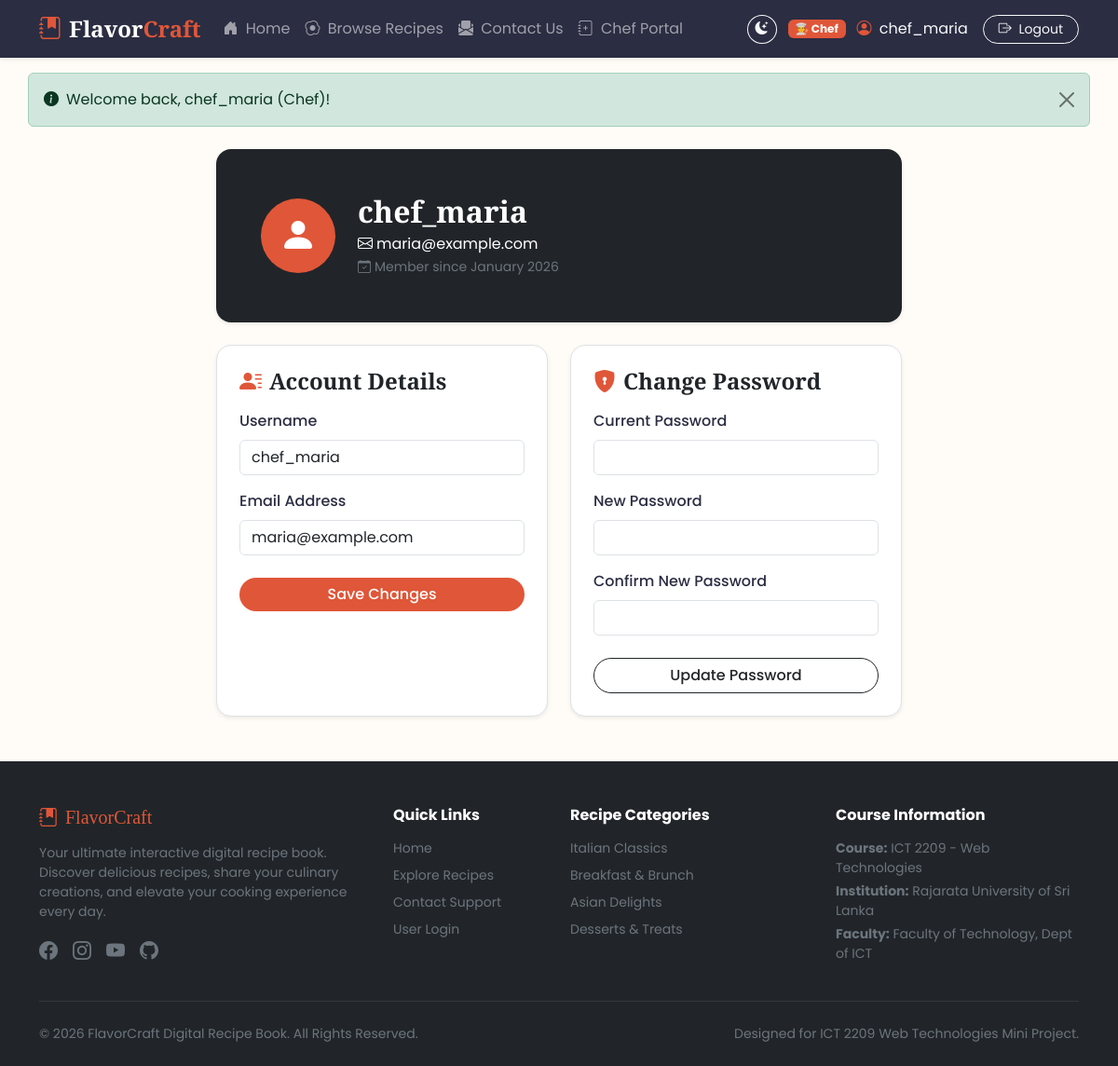
The page /auth/profile.php (signed in) on the database its author committed.
### tables this page shows
CREATE TABLE `users` (
  `id` INT(11) NOT NULL AUTO_INCREMENT,
  `username` VARCHAR(50) NOT NULL UNIQUE,
  `email` VARCHAR(100) NOT NULL UNIQUE,
  `password` VARCHAR(255) NOT NULL,
  `role` ENUM('Chef', 'Customer') NOT NULL DEFAULT 'Customer',
  `created_at` DATETIME DEFAULT CURRENT_TIMESTAMP,
  PRIMARY KEY (`id`)
);

### auth/profile.php (the view, shortened to what this page needs)
<?php
require_once __DIR__ . '/../includes/db.php';
require_once __DIR__ . '/../includes/functions.php';
$user_data = current_user();
$stmt = $pdo->prepare("SELECT * FROM users WHERE id = :id");
$stmt->execute([':id' => $user_data['id']]);
$user = $stmt->fetch();
$errors = [];
require_once __DIR__ . '/../includes/header.php';
?>
<div class="container mt-4 mb-5">
    <div class="row justify-content-center">
        <div class="col-lg-8">
            <div class="bg-dark text-white p-4 p-md-5 rounded-4 shadow-sm mb-4 d-flex align-items-center gap-4">
                <div class="bg-accent rounded-circle p-3 fs-1 text-white d-flex align-items-center justify-content-center" style="width: 80px; height: 80px;">
                    <i class="bi bi-person-fill"></i>
                </div>
                <div>
                    <h2 class="font-heading fw-bold mb-1"><?php echo sanitize($user['username']); ?></h2>
                    <p class="text-light-50 mb-0"><i class="bi bi-envelope me-1"></i><?php echo sanitize($user['email']); ?></p>
                    <small class="text-secondary"><i class="bi bi-calendar-check me-1"></i>Member since <?php echo date('F Y', strtotime($user['created_at'])); ?></small>
                </div>
            </div>
            <div class="row g-4">
                <div class="col-md-6">
                    <div class="bg-white p-4 rounded-4 shadow-sm border h-100">
                        <h4 class="font-heading fw-bold text-dark mb-3"><i class="bi bi-person-lines-fill text-accent me-2"></i>Account Details</h4>
                        <form action="profile.php" method="POST">
                            <div class="mb-3">
                                <label for="username" class="form-label fw-medium">Username</label>
                                <input type="text" class="form-control <?php echo isset($errors['username']) ? 'is-invalid-custom' : ''; ?>" id="username" name="username" value="<?php echo sanitize($_POST['username'] ?? $user['username']); ?>" required>
                            </div>
                            <div class="mb-4">
                                <label for="email" class="form-label fw-medium">Email Address</label>
                                <input type="email" class="form-control <?php echo isset($errors['email']) ? 'is-invalid-custom' : ''; ?>" id="email" name="email" value="<?php echo sanitize($_POST['email'] ?? $user['email']); ?>" required>
                            </div>
                            <button type="submit" class="btn btn-accent rounded-pill w-100 fw-medium">Save Changes</button>
                        </form>
                    </div>
                </div>
                <div class="col-md-6">
                    <div class="bg-white p-4 rounded-4 shadow-sm border h-100">
                        <h4 class="font-heading fw-bold text-dark mb-3"><i class="bi bi-shield-lock-fill text-accent me-2"></i>Change Password</h4>
                        <form action="profile.php" method="POST">
                            <div class="mb-3">
                                <label for="current_password" class="form-label fw-medium">Current Password</label>
                                <input type="password" class="form-control <?php echo isset($errors['current_password']) ? 'is-invalid-custom' : ''; ?>" id="current_password" name="current_password" required>
                            </div>
                            <div class="mb-3">
                                <label for="new_password" class="form-label fw-medium">New Password</label>
                                <input type="password" class="form-control <?php echo isset($errors['new_password']) ? 'is-invalid-custom' : ''; ?>" id="new_password" name="new_password" required>
                            </div>
                            <div class="mb-4">
                                <label for="confirm_password" class="form-label fw-medium">Confirm New Password</label>
                                <input type="password" class="form-control <?php echo isset($errors['confirm_password']) ? 'is-invalid-custom' : ''; ?>" id="confirm_password" name="confirm_password" required>
                            </div>
                            <button type="submit" class="btn btn-outline-dark rounded-pill w-100 fw-medium">Update Password</button>
                        </form>
                    </div>
                </div>
            </div>
        </div>
    </div>
</div>
<?php require_once __DIR__ . '/../includes/footer.php'; ?>

### css/style.css (style rules this page uses)
:root { --primary-color: #2b2d42; --accent-color: #e05638; --accent-hover: #c44327; --secondary-color: #8d99ae; --bg-light: #fffcf7; --card-bg: #ffffff; --text-main: #2b2d42; --text-muted: #6c757d; --font-heading: 'Playfair Display', serif; --font-body: 'Poppins', sans-serif; }
body { font-family: var(--font-body); background-color: var(--bg-light); color: var(--text-main); overflow-x: hidden; }
.font-heading { font-family: var(--font-heading); }
.text-accent { color: var(--accent-color) !important; }
.btn-accent { background-color: var(--accent-color); color: #ffffff; border: none; transition: all 0.3s ease; }
.bg-accent { background-color: var(--accent-color) !important; color: #ffffff !important; }

### rows shown on the page
users: username "chef_maria", email "maria@example.com", created_at "January 2026"

### other values the page prints
$_SESSION['username'] "chef_maria"
$message "Welcome back, chef_maria (Chef)!"
